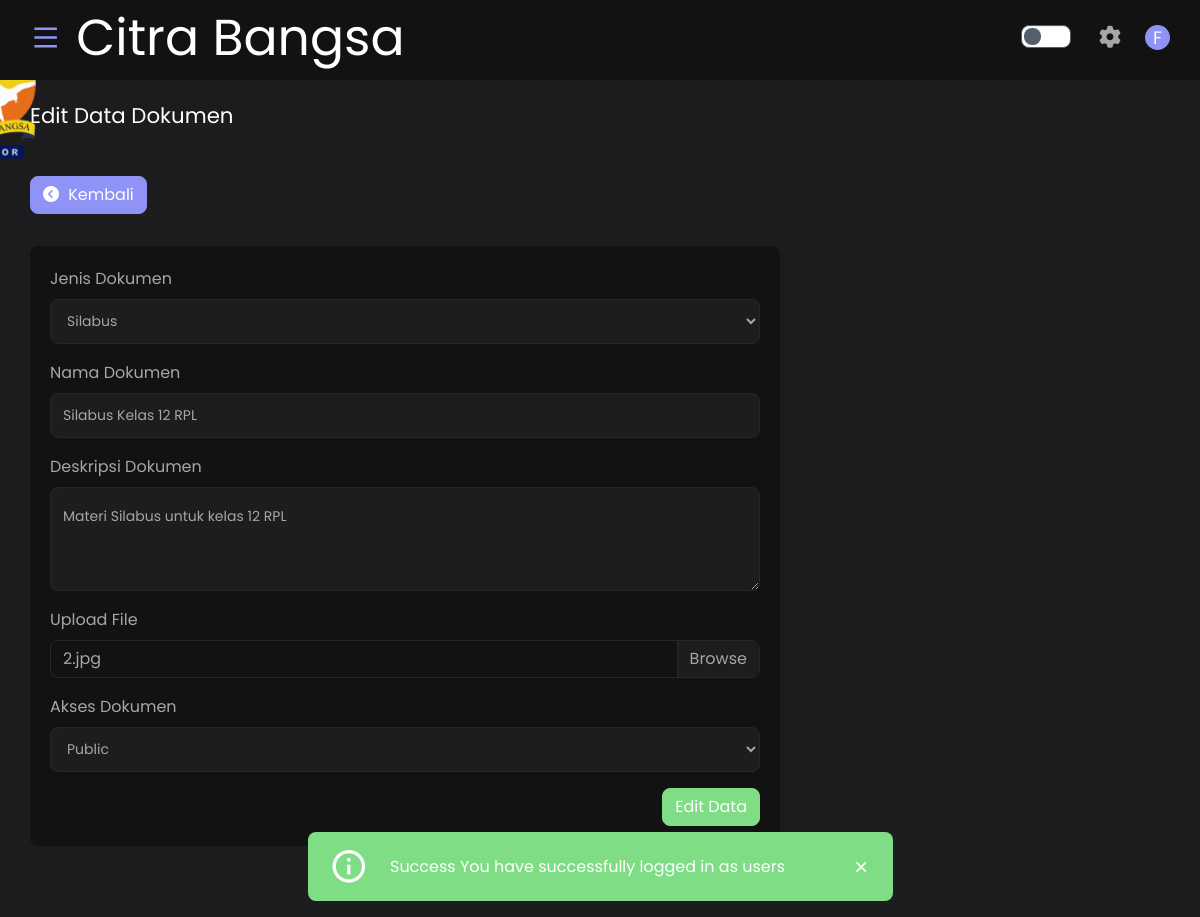
/public/document/editDokAllMe/62 (signed in), run on the app's committed database.
### tables this page shows
CREATE TABLE `dokumen` (
  `no_dok` int(11) NOT NULL,
  `jenis_dok` varchar(128) NOT NULL,
  `lokasi` varchar(128) NOT NULL,
  `nama` varchar(128) NOT NULL,
  `deskripsi` text NOT NULL,
  `file` varchar(128) NOT NULL,
  `type_file` varchar(128) NOT NULL,
  `ukuran_file` int(11) NOT NULL,
  `tahun_ajaran` varchar(100) NOT NULL,
  `tanggal_upload` date NOT NULL,
  `akses` int(11) NOT NULL,
  `author` varchar(100) NOT NULL
);

### app/core/Controller.php (called while the page is built, shortened)
<?php
class Controller
{
    public function view($view, $data = [])
    {
        require_once '../app/views/' . $view . '.php';
    }
    public function model($model)
    {
        return new $model;
    }
}

### app/controllers/Document.php (called while the page is built, shortened)
<?php
class Document extends Controller
{
    public function editDokAllMe($no_dok)
    {
        $data = [
            'title' => 'Edit Data Dokumen',
            'edits' => $this->model('Document_model')->getDataSingel($no_dok),
            'jenis' => $this->model('Document_model')->getAllDataJenis(),
            'storage' => $this->showSize(),
        ];
        $this->view('document/editDokAllMe', $data);
    }
    public function convert_filesize($bytes, $decimals = 2)
    {
        $size = array('B', 'kB', 'MB', 'GB', 'TB', 'PB', 'EB', 'ZB', 'YB');
        $factor = floor((strlen($bytes) - 1) / 3);
        return sprintf("%.{$decimals}f", $bytes / pow(1024, $factor)) . @$size[$factor];
    }
    public function showSize()
    {
        $data = [
            'author' => $_SESSION['email']
        ];
        $sql = $this->model('Document_model')->getSumSize($data);
        $data = $this->convert_filesize($sql[0]['total']);
        return $data;
    }
}

### app/core/App.php (called while the page is built, shortened)
<?php
class App
{
    protected $method = 'index';
    protected $params = [];
    public function __construct()
    {
        $url = $this->parseUrl();
        if (file_exists('../app/controllers/' . $url[0] . '.php')) {
            unset($url[0]);
        }
        $this->controller = new $this->controller;
        if (isset($url[1])) {
            if (method_exists($this->controller, $url[1])) {
                $this->method = $url[1];
                unset($url[1]);
            }
        }
        if (!empty($url)) {
            $this->params = array_values($url);
        }
        call_user_func_array([$this->controller, $this->method], $this->params);
    }
    public function parseUrl()
    {
        if (isset($_GET['url'])) {
            $url = rtrim($_GET['url'], '/');
            $url = filter_var($url, FILTER_SANITIZE_URL);
            $url = explode('/', $url);
            return $url;
        }
    }
}

### public/index.php (called while the page is built, shortened)
<?php
$app = new App;

### app/core/Database.php (called while the page is built, shortened)
<?php
class Database
{
    private $host = DB_HOST;
    private $user = DB_USER;
    private $pass = DB_PASS;
    private $name = DB_NAME;
    private $dbh;
    private $stmt;
    public function __construct()
    {
        $dns = 'mysql:host=' . $this->host . ';dbname=' . $this->name;
        $option = [
            PDO::ATTR_PERSISTENT => TRUE,
            PDO::ATTR_ERRMODE => PDO::ERRMODE_EXCEPTION
        ];
        try {
            $this->dbh = new PDO($dns, $this->user, $this->pass, $option);
        } catch (PDOException $e) {
            die($e->getMessage());
        }
    }
    public function query($query)
    {
        $this->stmt = $this->dbh->prepare($query);
    }
    public function bind($param, $value, $type = null)
    {
        if (is_null($type)) {
            switch (true) {
                default:
                    $type = PDO::PARAM_STR;
            }
        }
        $this->stmt->bindValue($param, $value, $type);
    }
    public function execute()
    {
        $this->stmt->execute();
    }
    public function resultSet()
    {
        $this->execute();
        return $this->stmt->fetchAll(PDO::FETCH_ASSOC);
    }
    public function single()
    {
        $this->execute();
        return $this->stmt->fetch(PDO::FETCH_ASSOC);
    }
}

### app/models/Document_model.php (called while the page is built, shortened)
<?php
class Document_model
{
    private $jenis = 'jenis';
    private $dokumen = 'dokumen';
    private $db;
    public function __construct()
    {
        $this->db = new Database;
    }
    public function getAllDataJenis()
    {
        try {
            $this->db->query("SELECT * FROM $this->jenis");
            return $this->db->resultSet();
        } catch (PDOException $e) {
            echo $e->getMessage();
        }
    }
    public function getDataSingel($no_dok)
    {
        try {
            $query = "SELECT * FROM $this->dokumen WHERE no_dok= :no_dok";
            $this->db->query($query);
            $this->db->bind('no_dok', $no_dok);
            return $this->db->single();
        } catch (PDOException $e) {
            echo $e->getMessage();
        }
    }
    public function getSumSize($data)
    {
        try {
            $query = "SELECT SUM(ukuran_file) as total FROM $this->dokumen WHERE author= :author";
            $this->db->query($query);
            $this->db->bind('author', $data['author']);
            return $this->db->resultSet();
        } catch (PDOException $e) {
            echo $e->getMessage();
        }
    }
}

### app/views/document/editDokAllMe.php (the view, shortened to what this page needs)
<div class="content-page">
    <div class="fixed-bottom">
        <div class="row justify-content-center">
            <div class="col-lg-6">
            </div>
        </div>
    </div>
    <div class="container-fluid">
        <div class="row">
            <div class="col-lg-12">
                <div class="card-transparent card-block card-stretch card-height mb-3">
                    <div class="d-flex justify-content-between">
                        <div class="select-dropdown input-prepend input-append">
                            <h5 class="card-title"><?php echo $data['title']; ?></h5>
                        </div>
                    </div>
                </div>
            </div>
        </div>
        <div class="row">
            <div class="col-lg-12">
                <a href="<?php echo BASEURL; ?>/document/viewallMe" type="button" class="btn btn-primary my-3">
                    <i class="fa fa-chevron-circle-left"></i> Kembali
                </a>
            </div>
        </div>
        <div class="row mt-3">
            <div class="col-lg-8">
                <div class="card">
                    <div class="card-body">
                        <form method="POST" action="<?php echo BASEURL; ?>/document/updateAllMe" enctype="multipart/form-data">
                            <div class="form-group">
                                <label>Jenis Dokumen</label>
                                <select class="form-control" name="jenis">
                                    <?php foreach ($data['jenis'] as $jeniss) : ?>
                                        <?php if ($data['edits']['jenis_dok'] == $jenis['name']) : ?>
                                            <option selected value="<?php echo $data['edits']['jenis_dok']; ?>">
                                                <?php echo $data['edits']['jenis_dok']; ?>
                                            </option>
                                        <?php else : ?>
                                            <option value="<?php echo $jeniss['name']; ?>">
                                                <?php echo $jeniss['name']; ?>
                                            </option>
                                        <?php endif; ?>
                                    <?php endforeach; ?>
                                </select>
                            </div>
                            <div class="form-group">
                                <label>Nama Dokumen</label>
                                <input type="text" name="nama" class="form-control" value="<?php echo $data['edits']['nama']; ?>">
                            </div>
                            <div class="form-group">
                                <label>Deskripsi Dokumen</label>
                                <textarea class="form-control" name="deskripsi"><?php echo $data['edits']['deskripsi']; ?>
                                </textarea>
                            </div>
                            <div class="input-group mb-3">
                                <label>Upload File</label>
                                <div class="input-group">
                                    <div class="custom-file">
                                        <label class="custom-file-label" for="myInput">
                                            <?php echo $data['edits']['file']; ?>
                                        </label>
                                    </div>
                                </div>
                            </div>
                            <div class="form-group">
                                <label>Akses Dokumen</label>
                                <select class="form-control" name="akses" id="status">
                                    <?php if ($data['edits']['akses'] == 1) : ?>
                                        <option value="<?php echo $data['edits']['akses']; ?>">
                                            Public
                                        </option>
                                    <?php else : ?>
                                        <option value="1">Public</option>
                                        <option value="2">Private</option>
                                    <?php endif; ?>
                                </select>
                            </div>
                            <div class="form-group">
                                <div class="float-right">
                                    <button type="submit" class="btn btn-success">Edit Data</button>
                                </div>
                            </div>
                        </form>
                    </div>
                </div>
            </div>
        </div>
    </div>
</div>
</div>

### app/views/templates/__newTemplate/header.php (style rules this page uses)
.custom-file { overflow: hidden; }

### data on the page
dokumen: nama "Silabus Kelas 12 RPL", deskripsi "Materi Silabus untuk kelas 12 RPL", file "2.jpg", akses "Public"

### other printed values
substr($_SESSION['first_name'], 0, 1) "F"
$_SESSION['flash']['message'] "Success"
$_SESSION['flash']['action'] "You have successfully logged in as users"
$data['title'] "Edit Data Dokumen"
form field jenis "Silabus"
